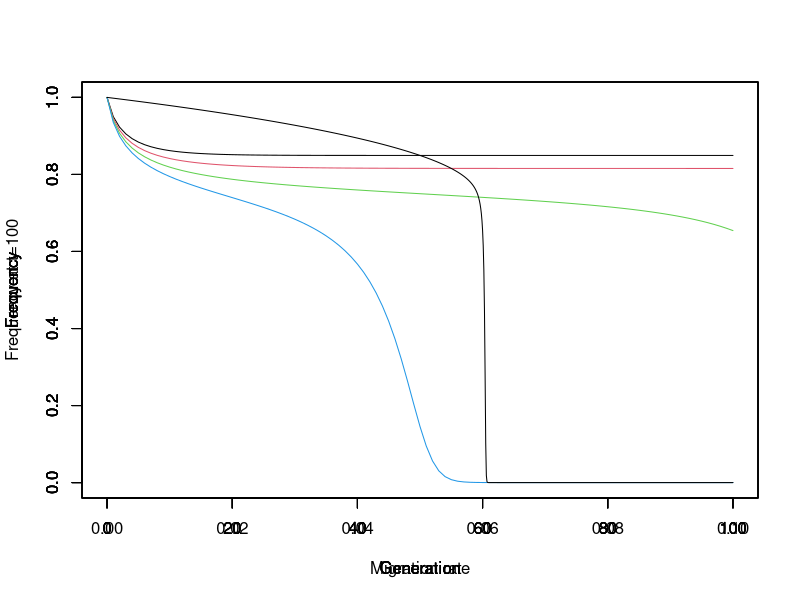

Write R code to recreate this figure.
## ---- chunk 1
knitr::opts_chunk$set(echo = TRUE)
## ---- chunk 2
# ここにコードを書く
gn <- 100
m <- c(0.05,0.055,0.06,0.065)
D <- 0.5
p <- matrix(nrow=length(m),ncol=gn+1)
p[,1] <- 1
for(t in 1:gn) {
  p[,t+1] <- (1-m)*(p[,t] + D*p[,t]*(1-p[,t])*(2*p[,t]-1))
}
for(i in 1:length(m)){
  plot(0:gn,p[i,],xlim=c(0,gn),ylim=c(0,1),col=i,type='l',
       xlab='Generation',ylab='Frequency')
  par(new=T)
}
## ---- chunk 3
# ここにコードを書く
gn <- 100
m <- seq(0,0.1,0.0001)
D <- 0.5
p <- matrix(nrow=length(m),ncol=gn+1)
p[,1] <- 1
for(t in 1:gn) {
  p[,t+1] <- (1-m)*(p[,t] + D*p[,t]*(1-p[,t])*(2*p[,t]-1))
}
plot(m,p[,gn+1],xlim=c(0,m[length(m)]),ylim=c(0,1),type='l',
     xlab='Migration rate',ylab='Frequency at t=100')
